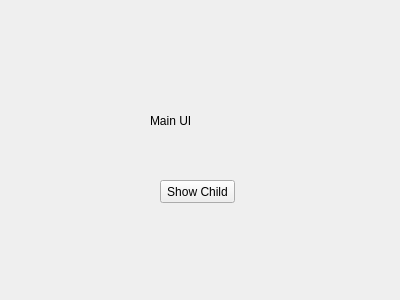
<?xml version="1.0" encoding="UTF-8"?>
<ui version="4.0">
 <class>MyWidget</class>
 <widget class="QWidget" name="MyWidget">
  <property name="geometry">
   <rect>
    <x>0</x>
    <y>0</y>
    <width>400</width>
    <height>300</height>
   </rect>
  </property>
  <property name="windowTitle">
   <string>MyWidget</string>
  </property>
  <widget class="QLabel" name="label">
   <property name="geometry">
    <rect>
     <x>150</x>
     <y>100</y>
     <width>131</width>
     <height>41</height>
    </rect>
   </property>
   <property name="text">
    <string>Main UI</string>
   </property>
  </widget>
  <widget class="QPushButton" name="showChildButton">
   <property name="geometry">
    <rect>
     <x>160</x>
     <y>180</y>
     <width>75</width>
     <height>23</height>
    </rect>
   </property>
   <property name="text">
    <string>Show Child</string>
   </property>
  </widget>
 </widget>
 <layoutdefault spacing="6" margin="11"/>
 <resources/>
 <connections/>
</ui>
